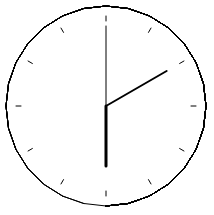

Here is the Python script that generated this plot:
import turtle, time

turtles = []
for i in range(4):
  turtles.append(turtle.Turtle())

class Clock:
  # constructor
  def __init__(self, turtles, size):
    self.size = size
    self.t = []
    for turtle in turtles:
      turtle.hideturtle()
      turtle.speed(0)
      self.t.append(turtle)
  
  # draw the clock circle using first turtle
  def border(self):
    self.t[0].speed(0)
    self.t[0].circle(self.size)
  
  # draw the clock hours arrow
  def hours(self):
    self.t[1].clear()
    self.t[1].penup()
    self.t[1].goto(0,self.size)
    self.t[1].setheading((-1)*(self.get_h()*360/12-90))
    self.t[1].pendown()
    self.t[1].pensize(3)
    self.t[1].fd(self.size*0.6)
  
  # draw the clock minutes arrow
  def minutes(self):
    self.t[2].clear()
    self.t[2].penup()
    self.t[2].goto(0,self.size)
    self.t[2].setheading((-1)*(self.get_m()*360/60-90))
    self.t[2].pendown()
    self.t[2].pensize(2)
    self.t[2].fd(self.size*0.7)
  
  # draw the clock seconds arrow
  def seconds(self):
    self.t[3].clear()
    self.t[3].penup()
    self.t[3].goto(0,self.size)
    self.t[3].setheading((-1)*(self.get_s()*360/60-90))
    self.t[3].pendown()
    self.t[3].pensize(1)
    self.t[3].fd(self.size*0.8)

  def get_h(self):
    return time.localtime(time.time()).tm_hour

  def get_m(self):
    return time.localtime(time.time()).tm_min

  def get_s(self):
    return time.localtime(time.time()).tm_sec


def draw():    
  clock.hours()
  clock.minutes()
  clock.seconds()
  screen.ontimer(draw, 10)

if __name__ == "__main__":    
  clock = Clock(turtles,100)
  clock.border()  
  # numbers
  t = turtle.Turtle()
  t.speed(0)
  t.hideturtle()
  for number in range(1,13):
    t.penup()
    t.goto(0,100)
    t.setheading((-1)*(30*number -90))
    t.fd(85)
    # # use next line to draw the numbers
    # t.write(number, align="center")
    # # use next 3 lines to draw the dashes  
    t.pendown()
    t.fd(5)
    t.penup()
    
  screen = turtle.Screen()
  turtle.tracer(0,0)
  draw()
  turtle.tracer(20,0)

  turtle.update()
